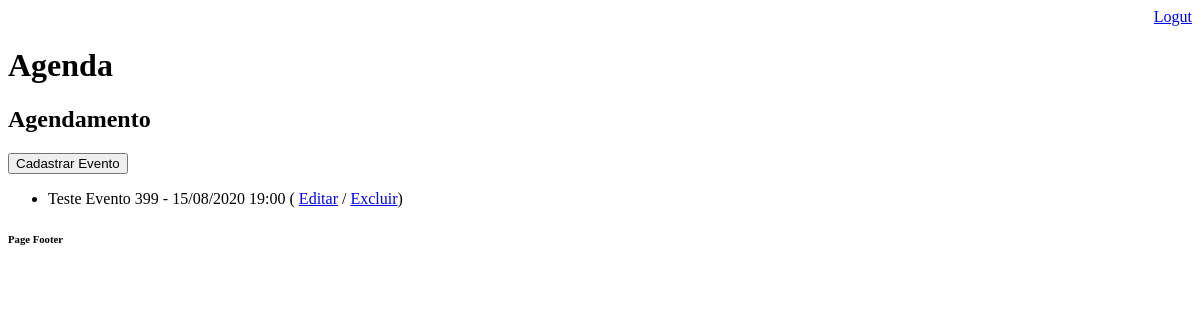
The page /agenda/ (signed in) on the database as committed earlier.
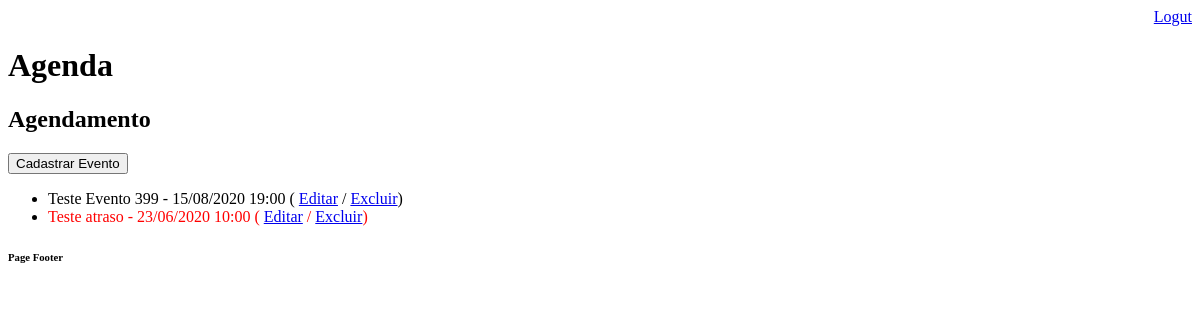
The same page on the database as committed later.
### core/models.py (models this page shows, shortened)
class Evento(models.Model):
    titulo = models.CharField(max_length=100)
    descricao = models.TextField(blank=True, null=True)
    data_evento = models.DateTimeField(verbose_name='Data do Evento')
    data_criacao = models.DateTimeField(auto_now=True, verbose_name='Data de Criação')
    usuario = models.ForeignKey(User, on_delete=models.CASCADE)
    class Meta:
        db_table = 'evento'
    def get_data_evento(self):
        return self.data_evento.strftime('%d/%m/%Y %H:%M')
    def get_evento_atrasado(self):
        if self.data_evento < datetime.now():
            return True
        else:
            return False

### core/views.py (the view)
# urls.py: path('agenda/', views.lista_eventos),
@login_required(login_url='/login/')
def lista_eventos(request):
    usuario = request.user
    data_atual = datetime.now() - timedelta(hours=24)
    evento = Evento.objects.filter(
        usuario=usuario,
        data_evento__gt=data_atual
    )
    dados = {'eventos': evento}
    return render(request, 'agenda.html', dados)

### Template/agenda.html
{% extends "model-page.html" %}
{% block content %}
    <h2>Agendamento</h2>
    <a href="evento/">
        <button  type="button">Cadastrar Evento</button>
    </a>
    <ul>
        {% for evento in eventos %}
        <li>
            <div
                    style={% if evento.get_evento_atrasado %}
                            "color:red"
                          {% endif %}>
                {{ evento.titulo }} - {{ evento.get_data_evento }}
                (   <a href="evento/?id={{ evento.id }}">Editar</a> /
                    <a href="evento/delete/{{ evento.id }}/">Excluir</a>)
            </div>
        </li>
        {% endfor %}
    </ul>
{% endblock %}

Rows that differ between the two databases and show on the page:
added Evento: titulo "Teste atraso", get_data_evento "23/06/2020 10:00"
